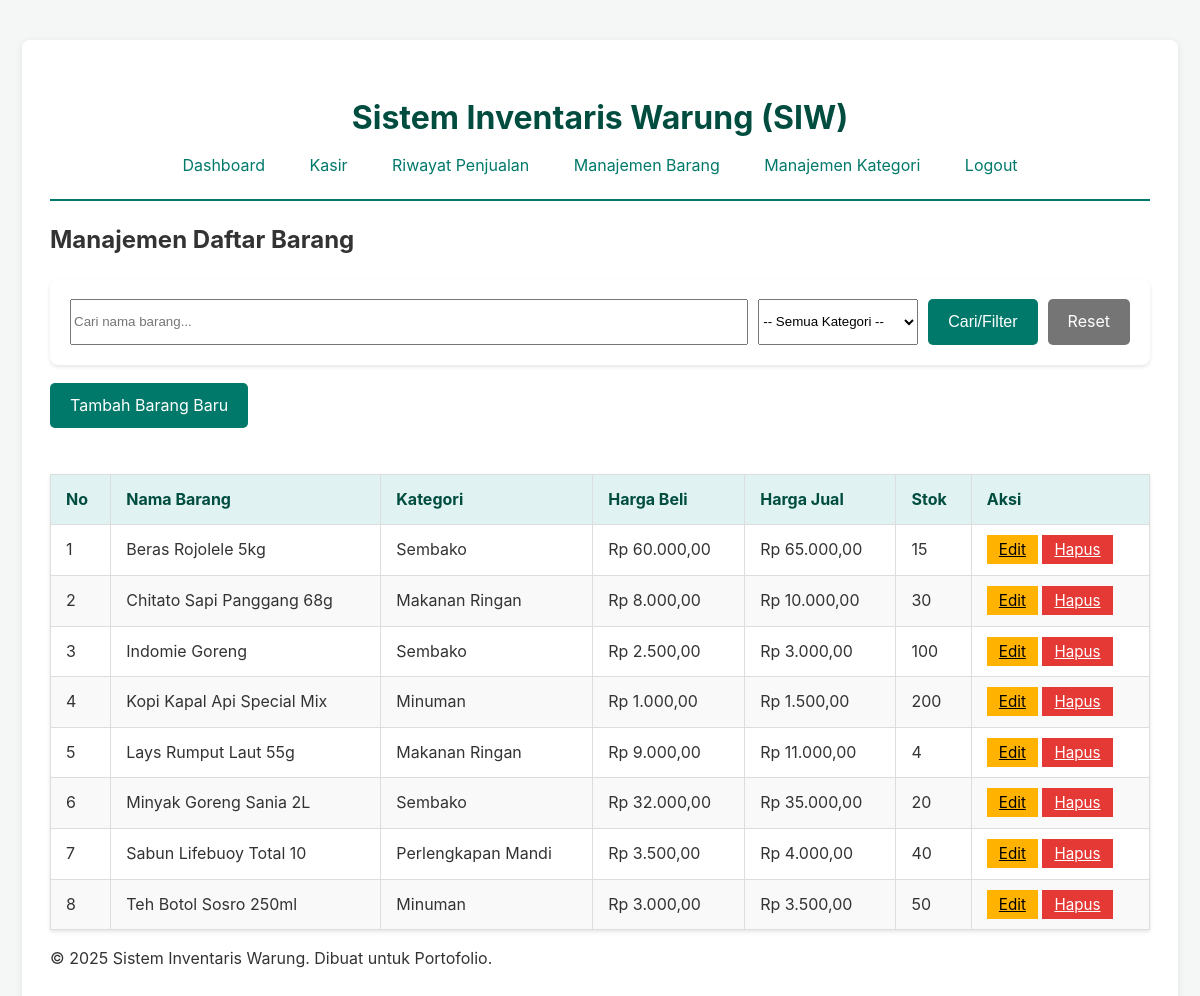
The page /public/daftar_barang.php (signed in) on the database its author committed.
### tables this page shows
CREATE TABLE tabel_barang (
    id_barang INT AUTO_INCREMENT PRIMARY KEY,
    nama_barang VARCHAR(255) NOT NULL,
    id_kategori INT NOT NULL,
    harga_beli DECIMAL(10, 2) NOT NULL,
    harga_jual DECIMAL(10, 2) NOT NULL,
    stok INT NOT NULL,
    is_deleted TINYINT(1) NOT NULL DEFAULT 0,
    FOREIGN KEY (id_kategori) REFERENCES tabel_kategori(id_kategori) ON DELETE RESTRICT ON UPDATE CASCADE
);

CREATE TABLE tabel_kategori (
    id_kategori INT AUTO_INCREMENT PRIMARY KEY,
    nama_kategori VARCHAR(100) NOT NULL
);

### public/daftar_barang.php (the view, shortened to what this page needs)
<?php
require_once '../config/database.php';
require_once 'templates/header.php';
$stmt = $pdo->query("
    SELECT b.id_barang, b.nama_barang, k.nama_kategori, b.harga_beli, b.harga_jual, b.stok
    FROM tabel_barang b
    LEFT JOIN tabel_kategori k ON b.id_kategori = k.id_kategori
    WHERE b.is_deleted = 0
    ORDER BY b.nama_barang ASC
");
$barang_list = $stmt->fetchAll();
$search = isset($_GET['search']) ? trim($_GET['search']) : '';
$where = [];
$params = [];
$where[] = "b.is_deleted = 0";
$sql = "
    SELECT b.id_barang, b.nama_barang, k.nama_kategori, b.harga_beli, b.harga_jual, b.stok
    FROM tabel_barang b
    LEFT JOIN tabel_kategori k ON b.id_kategori = k.id_kategori
";
if ($where) {
    $sql .= " WHERE " . implode(' AND ', $where);
}
$sql .= " ORDER BY b.nama_barang ASC";
$stmt = $pdo->prepare($sql);
$stmt->execute($params);
$barang_list = $stmt->fetchAll();
?>
<h2>Manajemen Daftar Barang</h2>
<form method="get" style="margin-bottom:18px; display:flex; gap:10px; flex-wrap:wrap;">
    <input type="text" name="search" placeholder="Cari nama barang..." value="<?php echo htmlspecialchars($search); ?>" style="flex:1; min-width:180px;">
    <select name="filter_kategori" style="min-width:160px;">
        <option value="">-- Semua Kategori --</option>
    </select>
    <button type="submit" class="btn">Cari/Filter</button>
    <a href="daftar_barang.php" class="btn btn-secondary">Reset</a>
</form>
<a href="tambah_barang.php" class="btn">Tambah Barang Baru</a>
<br><br>
<table>
    <thead>
        <tr>
            <th>No</th>
            <th>Nama Barang</th>
            <th>Kategori</th>
            <th>Harga Beli</th>
            <th>Harga Jual</th>
            <th>Stok</th>
            <th>Aksi</th>
        </tr>
    </thead>
    <tbody>
        <?php if (count($barang_list) > 0):?>
            <?php foreach ($barang_list as $index => $barang):?>
                <tr>
                    <td><?php echo $index + 1;?></td>
                    <td><?php echo htmlspecialchars($barang['nama_barang']);?></td>
                    <td><?php echo htmlspecialchars($barang['nama_kategori']);?></td>
                    <td>Rp <?php echo number_format($barang['harga_beli'], 2, ',', '.');?></td>
                    <td>Rp <?php echo number_format($barang['harga_jual'], 2, ',', '.');?></td>
                    <td><?php echo $barang['stok'];?></td>
                    <td>
                        <a href="edit_barang.php?id=<?php echo $barang['id_barang'];?>" class="btn-edit">Edit</a>
                        <a href="barang_handler.php?hapus_id=<?php echo $barang['id_barang'];?>" class="btn-hapus" onclick="return confirm('Apakah Anda yakin ingin menghapus barang ini?');">Hapus</a>
                    </td>
                </tr>
            <?php endforeach;?>
        <?php else:?>
            <tr>
                <td colspan="7">Belum ada data barang.</td>
            </tr>
        <?php endif;?>
    </tbody>
</table>
<?php require_once 'templates/footer.php';?>

### public/templates/header.php (shortened to what this page needs)
<!DOCTYPE html>
<html lang="id">
<head>
    <link rel="stylesheet" href="/sistem-inventaris-warung/public/style.css">
</head>
<body>
    <div class="container">
        <header>
            <h1>Sistem Inventaris Warung (SIW)</h1>
            <nav>
                <a href="dashboard.php">Dashboard</a>
                <a href="tambah_penjualan.php">Kasir</a>
                <a href="daftar_penjualan.php">Riwayat Penjualan</a>
                <a href="daftar_barang.php">Manajemen Barang</a>
                <a href="daftar_kategori.php">Manajemen Kategori</a>
                <a href="logout.php" id="logout-link">Logout</a>
            </nav>
        </header>
        <main>

### public/templates/footer.php (shortened to what this page needs)
</main>
        <footer>
            <p>&copy; <?php echo date("Y");?> Sistem Inventaris Warung. Dibuat untuk Portofolio.</p>
        </footer>
    </div>
</body>
</html>

### public/style.css (style rules this page uses)
body { font-family: -apple-system, BlinkMacSystemFont, "Segoe UI", Roboto, Helvetica, Arial, sans-serif; line-height: 1.6; background-color: #f4f7f6; color: #333; margin: 0; }
.container { max-width: 1100px; margin: 40px auto 0 auto; background: #fff; border-radius: 8px; box-shadow: 0 2px 8px rgba(0,0,0,0.08); padding: 32px 28px; }
header { background-color: #fff; padding: 20px; border-bottom: 2px solid #00796b; margin-bottom: 20px; }
header h1 { text-align: center; color: #004d40; margin: 0; }
nav { text-align: center; margin-top: 10px; }
nav a { text-decoration: none; color: #00796b; padding: 10px 15px; margin: 0 5px; border-radius: 5px; transition: background-color 0.3s, color 0.3s; }
table { width: 100%; border-collapse: collapse; margin-top: 20px; background-color: #fff; box-shadow: 0 2px 4px rgba(0,0,0,0.1); }
th, td { padding: 12px 15px; border: 1px solid #ddd; text-align: left; }
thead th { background-color: #e0f2f1; color: #004d40; font-weight: bold; }
tbody tr:nth-child(even) { background-color: #f9f9f9; }
form { background-color: #fff; padding: 20px; border-radius: 8px; box-shadow: 0 2px 4px rgba(0,0,0,0.1); }
.btn, button { display: inline-block; background-color: #00796b; color: #fff; padding: 10px 20px; border: none; border-radius: 5px; cursor: pointer; text-decoration: none; font-size: 1rem; transition: background 0.2s; }
.btn-secondary { background-color: #757575; color: #fff; }
.btn-edit { background-color: #ffb300; color: #000; padding: 5px 12px; font-size: 0.95rem; }
.btn-hapus { background-color: #e53935; color: #fff; padding: 5px 12px; font-size: 0.95rem; }

### rows shown on the page
tabel_barang: nama_barang "Beras Rojolele 5kg", id_kategori.nama_kategori "Sembako", harga_beli "60.000,00", harga_jual "65.000,00", stok "15"
tabel_barang: nama_barang "Chitato Sapi Panggang 68g", id_kategori.nama_kategori "Makanan Ringan", harga_beli "8.000,00", harga_jual "10.000,00", stok "30"
tabel_barang: nama_barang "Indomie Goreng", id_kategori.nama_kategori "Sembako", harga_beli "2.500,00", harga_jual "3.000,00", stok "100"
tabel_barang: nama_barang "Kopi Kapal Api Special Mix", id_kategori.nama_kategori "Minuman", harga_beli "1.000,00", harga_jual "1.500,00", stok "200"
tabel_barang: nama_barang "Lays Rumput Laut 55g", id_kategori.nama_kategori "Makanan Ringan", harga_beli "9.000,00", harga_jual "11.000,00", stok "4"
tabel_barang: nama_barang "Minyak Goreng Sania 2L", id_kategori.nama_kategori "Sembako", harga_beli "32.000,00", harga_jual "35.000,00", stok "20"
tabel_barang: nama_barang "Sabun Lifebuoy Total 10", id_kategori.nama_kategori "Perlengkapan Mandi", harga_beli "3.500,00", harga_jual "4.000,00", stok "40"
tabel_barang: nama_barang "Teh Botol Sosro 250ml", id_kategori.nama_kategori "Minuman", harga_beli "3.000,00", harga_jual "3.500,00", stok "50"
